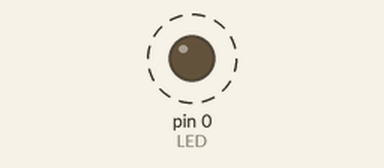
The sketch below on a simulated Arduino Uno, built with avr-gcc and run on an emulated ATmega328P. On the bench: output pins drawn as LEDs (lit = HIGH). Dashed ring = blinking.

Above: at 0.2 s.
Timing chart, 0 to 3.0 s (numbered marks = the images above):
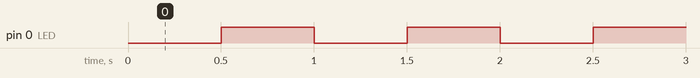

The sketch:

sketch_aug25a.ino
```cpp
#define LED 0

void setup() {
  // put your setup code here, to run once:
pinMode(LED,OUTPUT);
}

void loop() {
  // put your main code here, to run repeatedly:
delay(500);
digitalWrite(LED,HIGH);
delay(500);
digitalWrite(LED,LOW);
}
```

Measured:
- by itself, pin 0 (LED): alternates HIGH for 0.50 s and LOW for 0.50 s
